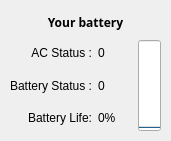
<?xml version="1.0" encoding="UTF-8"?>
<ui version="4.0">
 <class>MainWindow</class>
 <widget class="QMainWindow" name="MainWindow">
  <property name="geometry">
   <rect>
    <x>0</x>
    <y>0</y>
    <width>171</width>
    <height>141</height>
   </rect>
  </property>
  <property name="windowTitle">
   <string>MainWindow</string>
  </property>
  <widget class="QWidget" name="centralwidget">
   <widget class="QWidget" name="gridLayoutWidget">
    <property name="geometry">
     <rect>
      <x>10</x>
      <y>10</y>
      <width>151</width>
      <height>121</height>
     </rect>
    </property>
    <layout class="QGridLayout" name="gridLayout">
     <item row="3" column="1">
      <widget class="QLabel" name="BL">
       <property name="text">
        <string>0%</string>
       </property>
      </widget>
     </item>
     <item row="2" column="0">
      <widget class="QLabel" name="label">
       <property name="text">
        <string>Battery Status :</string>
       </property>
       <property name="alignment">
        <set>Qt::AlignRight|Qt::AlignTrailing|Qt::AlignVCenter</set>
       </property>
      </widget>
     </item>
     <item row="1" column="0">
      <widget class="QLabel" name="label_2">
       <property name="text">
        <string>AC Status :</string>
       </property>
       <property name="alignment">
        <set>Qt::AlignRight|Qt::AlignTrailing|Qt::AlignVCenter</set>
       </property>
      </widget>
     </item>
     <item row="1" column="1">
      <widget class="QLabel" name="ACS">
       <property name="text">
        <string>0</string>
       </property>
       <property name="textInteractionFlags">
        <set>Qt::LinksAccessibleByMouse</set>
       </property>
      </widget>
     </item>
     <item row="2" column="1">
      <widget class="QLabel" name="BS">
       <property name="text">
        <string>0</string>
       </property>
      </widget>
     </item>
     <item row="3" column="0">
      <widget class="QLabel" name="label_3">
       <property name="text">
        <string>Battery Life:</string>
       </property>
       <property name="alignment">
        <set>Qt::AlignRight|Qt::AlignTrailing|Qt::AlignVCenter</set>
       </property>
      </widget>
     </item>
     <item row="0" column="0" colspan="3">
      <widget class="QLabel" name="label_7">
       <property name="font">
        <font>
         <family>Segoe UI Black</family>
         <bold>true</bold>
        </font>
       </property>
       <property name="text">
        <string>Your battery</string>
       </property>
       <property name="alignment">
        <set>Qt::AlignCenter</set>
       </property>
      </widget>
     </item>
     <item row="1" column="2" rowspan="3">
      <widget class="QProgressBar" name="progressBar">
       <property name="font">
        <font>
         <family>Roboto Black</family>
         <bold>true</bold>
        </font>
       </property>
       <property name="autoFillBackground">
        <bool>false</bool>
       </property>
       <property name="alignment">
        <set>Qt::AlignCenter</set>
       </property>
       <property name="orientation">
        <enum>Qt::Vertical</enum>
       </property>
      </widget>
     </item>
    </layout>
   </widget>
  </widget>
 </widget>
 <resources/>
 <connections/>
</ui>
